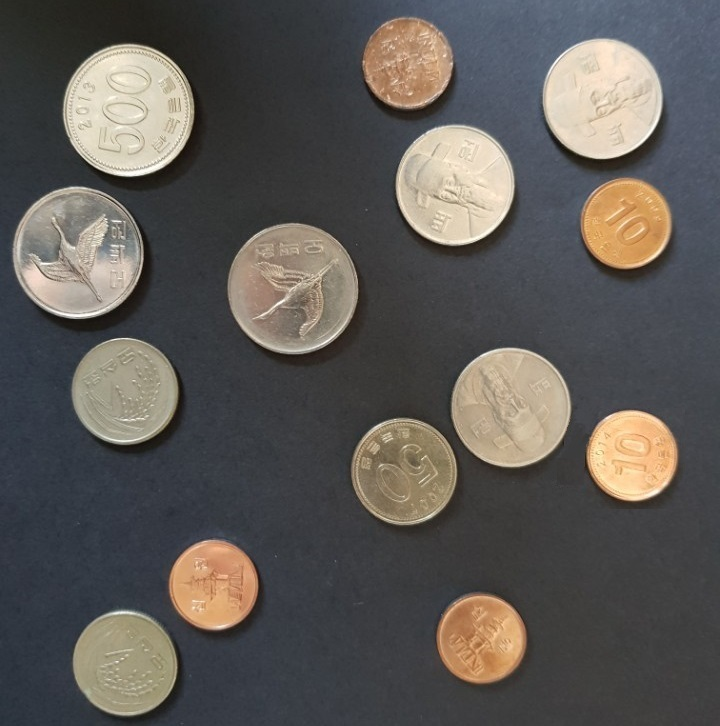
//> input picture Tutorial/Images/coin.jpg, 720 x 726 px
$ ./filter_demo   (built with g++ and OpenCV 4)
//> lines starting //> are read from the running program, lines starting //| are printed output that depends on the picture
/* ------------------------------------------------------ /
*Image Proccessing with Deep Learning
* OpenCV : Filter Demo
* Created : 2021 - Spring
------------------------------------------------------ */

#include <opencv2/opencv.hpp>
#include <iostream>

using namespace std;
using namespace cv;

void main()
{
	cv::Mat src, dst;
	src = cv::imread("../../../Images//coin.jpg", 0);
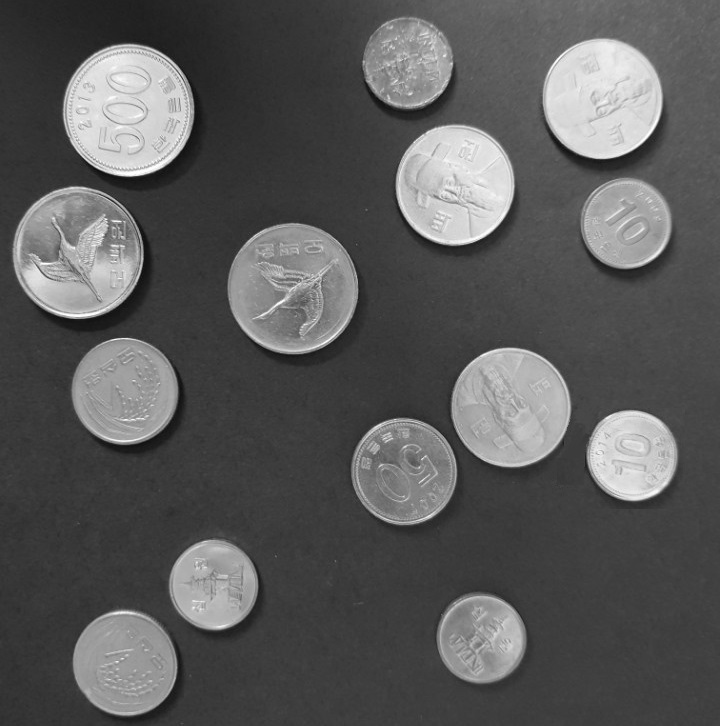
//> src: 726 rows x 720 cols, CV_8UC1; min 10, max 255, mean 90.4

	int i = 3;
	Size kernelSize = cv::Size(i, i);

	/* Blur */
	cv::blur(src, dst, cv::Size(i, i), cv::Point(-1, -1));
	namedWindow("Blur", WINDOW_NORMAL);
	imshow("Blur", dst);

	/* Gaussian Filter */
	GaussianBlur(src, dst, Size(i,i), 0, 0);
	namedWindow("Gaussian", WINDOW_NORMAL);
	imshow("Gaussian", dst);


	/* Median Filter */
	medianBlur(src, dst, i);
	namedWindow("Median", CV_WINDOW_AUTOSIZE);
	imshow("Median", dst);

	/* Bilateral Filter */
	bilateralFilter(src, dst, i, i * 2, i / 2);
	namedWindow("Bilateral", CV_WINDOW_AUTOSIZE);
	imshow("Bilateral", dst);

	/* Laplacian Filter */
	int kernel_size = 3;
	int scale = 1;
	int delta = 0;
	int ddepth = CV_16S;

	cv::Laplacian(src, dst, ddepth, kernel_size, scale, delta, cv::BORDER_DEFAULT);
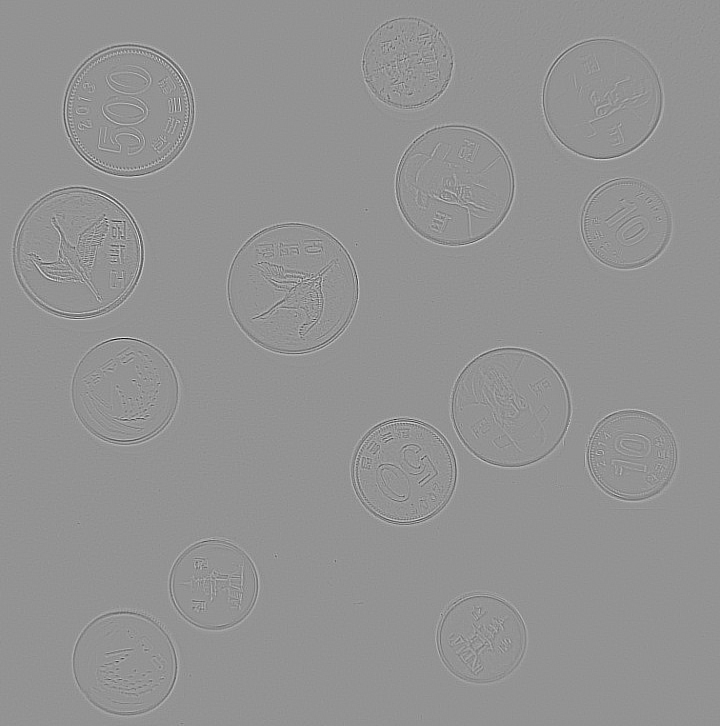
//> dst: 726 rows x 720 cols, CV_16SC1; min -1000, max 732, mean 0; drawn with min black and max white
	src.convertTo(src, CV_16S);
//> src: 726 rows x 720 cols, CV_16SC1
	cv::Mat result_laplacian = src - dst;
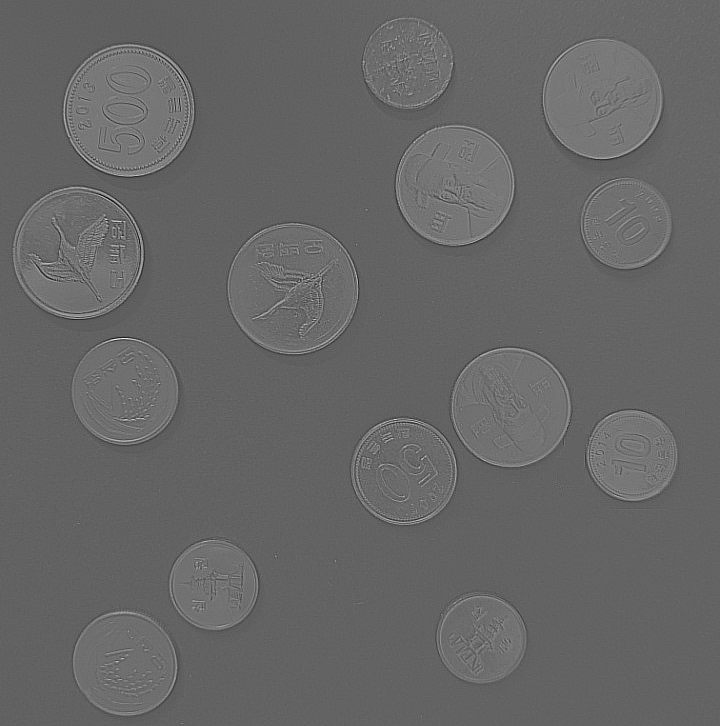
//> result_laplacian: 726 rows x 720 cols, CV_16SC1; min -698, max 1253, mean 90.4; drawn with min black and max white
	result_laplacian.convertTo(result_laplacian, CV_8U);
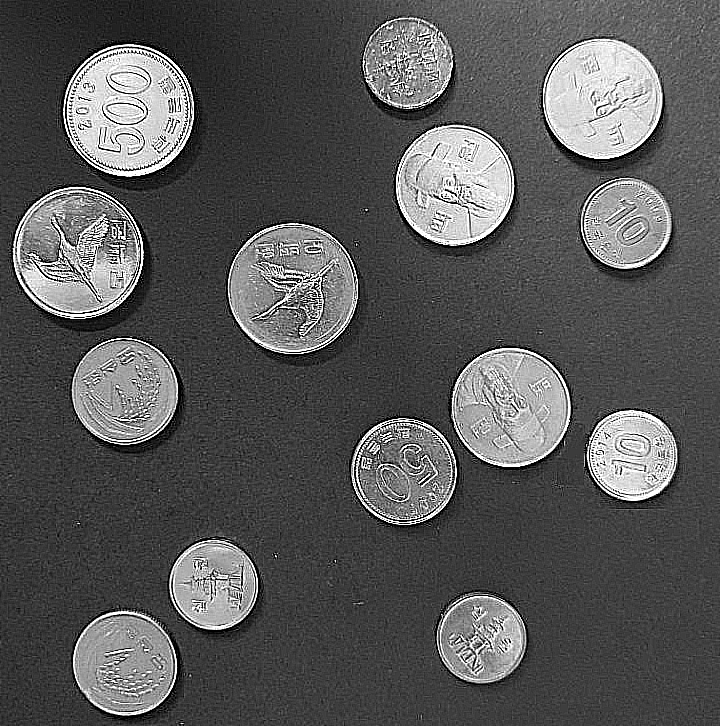
//> result_laplacian: 726 rows x 720 cols, CV_8UC1; min 0, max 255, mean 88.9
	namedWindow("Laplacian", CV_WINDOW_AUTOSIZE);
	cv::imshow("Laplacian", result_laplacian);


	/* 2D Convolution of a filter kernel */
	/* Design a normalized box filter kernel 5 by 5 */
	src.convertTo(src, CV_8UC1);

	Mat kernel;
	delta = 0;
	ddepth = -1;
	kernel_size = 5;
	Point anchor = Point(-1, -1);

	kernel = Mat::ones(Size(kernel_size, kernel_size), CV_32F) / (float)pow(kernel_size, 2);
	filter2D(src, dst, ddepth, kernel, anchor, delta);
//> dst: 726 rows x 720 cols, CV_8UC1

	namedWindow("Conv2D", CV_WINDOW_AUTOSIZE);
	cv::imshow("Conv2D", dst);


	cv::waitKey(0);
}

$ run again, with Tutorial/Images/1649404339.jpg copied over Tutorial/Images/coin.jpg
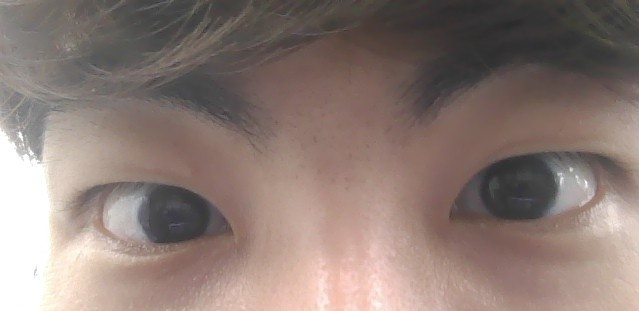
//> input picture Tutorial/Images/1649404339.jpg, 639 x 311 px
//> `cv::Laplacian(src, dst, ddepth, kernel_size, scale, delta, cv::BORDER_..`:
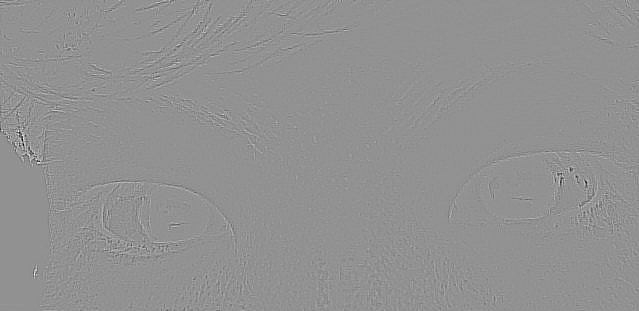
//> dst: 311 rows x 639 cols, CV_16SC1; min -478, max 358, mean 0; drawn with min black and max white
//> `result_laplacian.convertTo(result_laplacian, CV_8U);`:
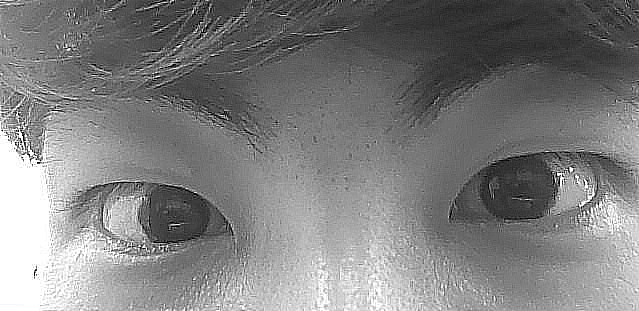
//> result_laplacian: 311 rows x 639 cols, CV_8UC1; min 0, max 255, mean 126.8

$ run again, with Tutorial/Images/165849277.jpg copied over Tutorial/Images/coin.jpg
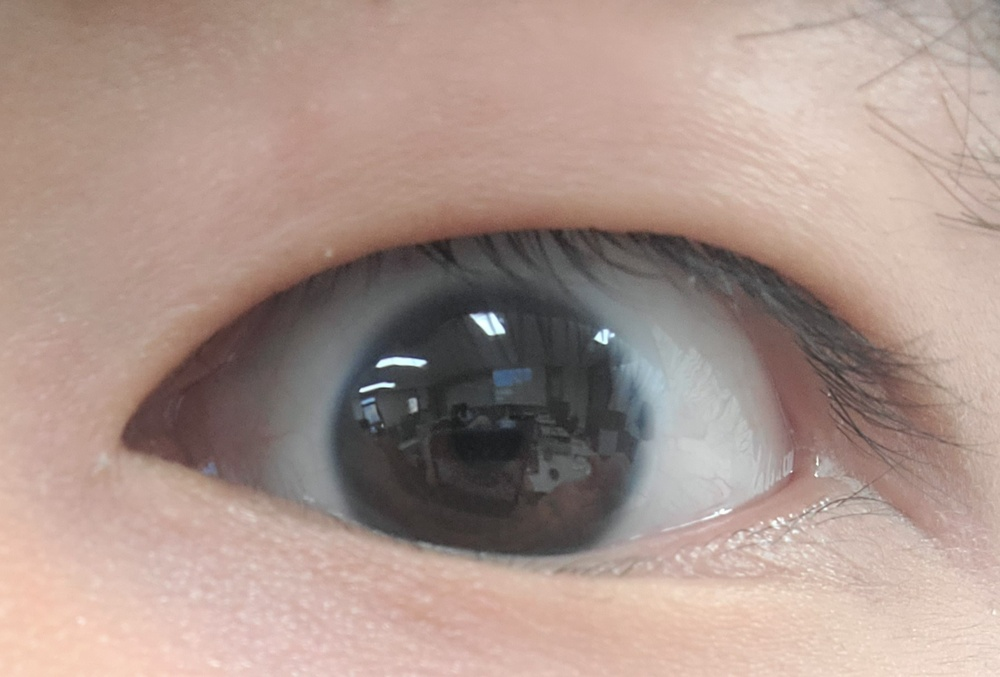
//> input picture Tutorial/Images/165849277.jpg, 1000 x 677 px, shrunk from 1792 x 1213 before the run
//> `cv::Laplacian(src, dst, ddepth, kernel_size, scale, delta, cv::BORDER_..`:
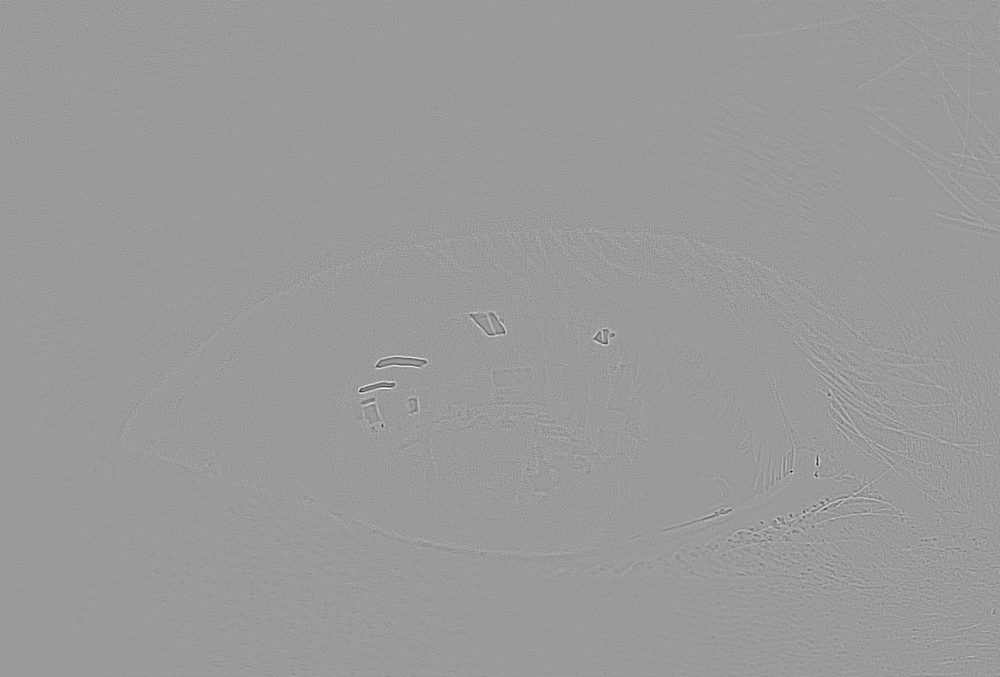
//> dst: 677 rows x 1000 cols, CV_16SC1; min -672, max 436, mean 0; drawn with min black and max white
//> `cv::Mat result_laplacian = src - dst;`:
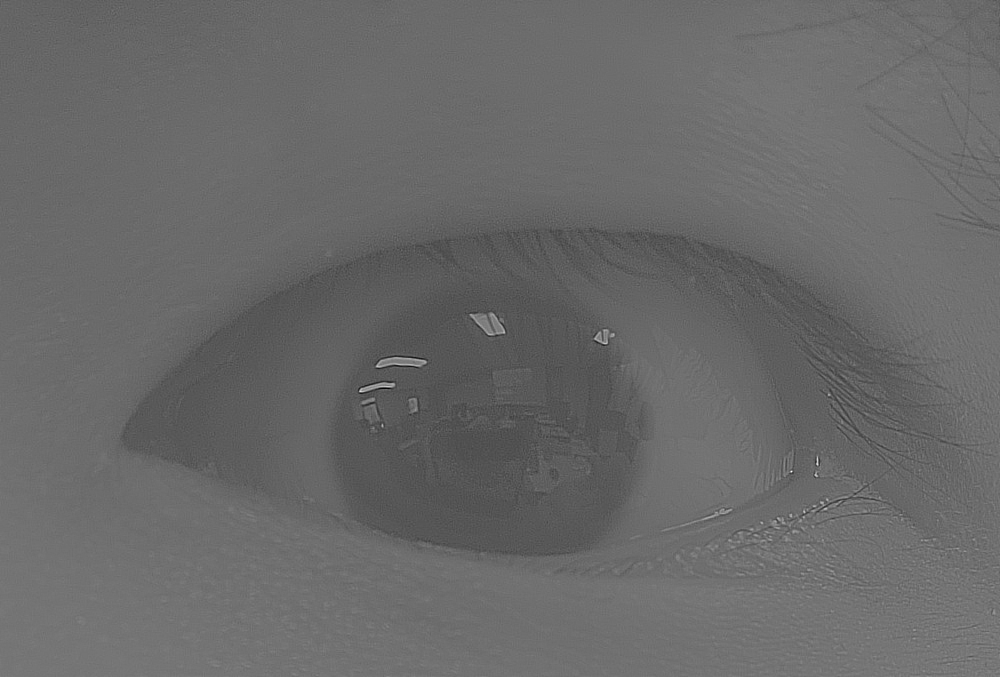
//> result_laplacian: 677 rows x 1000 cols, CV_16SC1; min -381, max 914, mean 154.7; drawn with min black and max white
